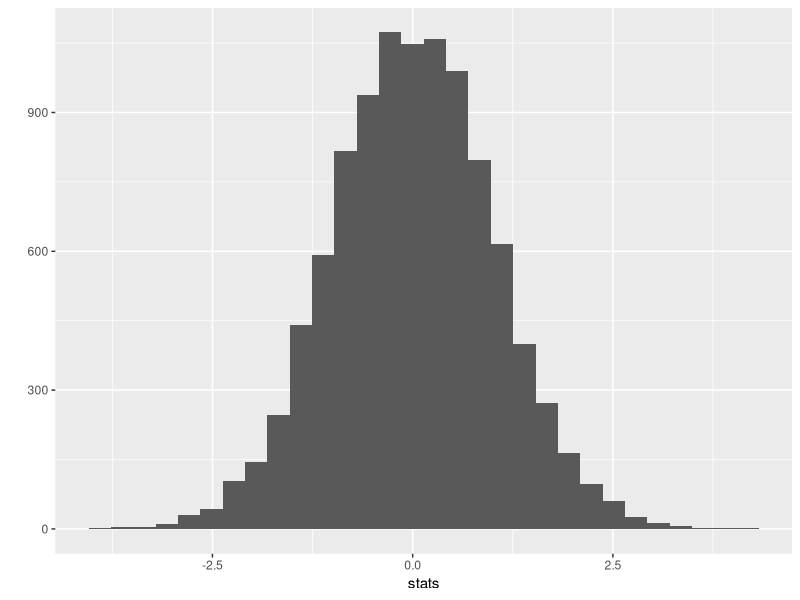

Generate this figure with R:
library(ggplot2)


statistic <- function(s,p)
{
  n_m = mean(s) - mean(p)
  d_m = sd(s) / sqrt(length(s))
  return(n_m/d_m)
}

precipitation <- rnorm(100000,mean=38)
stats <- numeric(10000)

for(i in 1:10000)
{
  stats[i] <- statistic(sample(precipitation,70),precipitation)
}
stats
qplot(x = stats,geom="histogram")


statistic(precip,precipitation)

t.test(precip, mu=38)
t.test(precip, mu=38, alternative="less")
